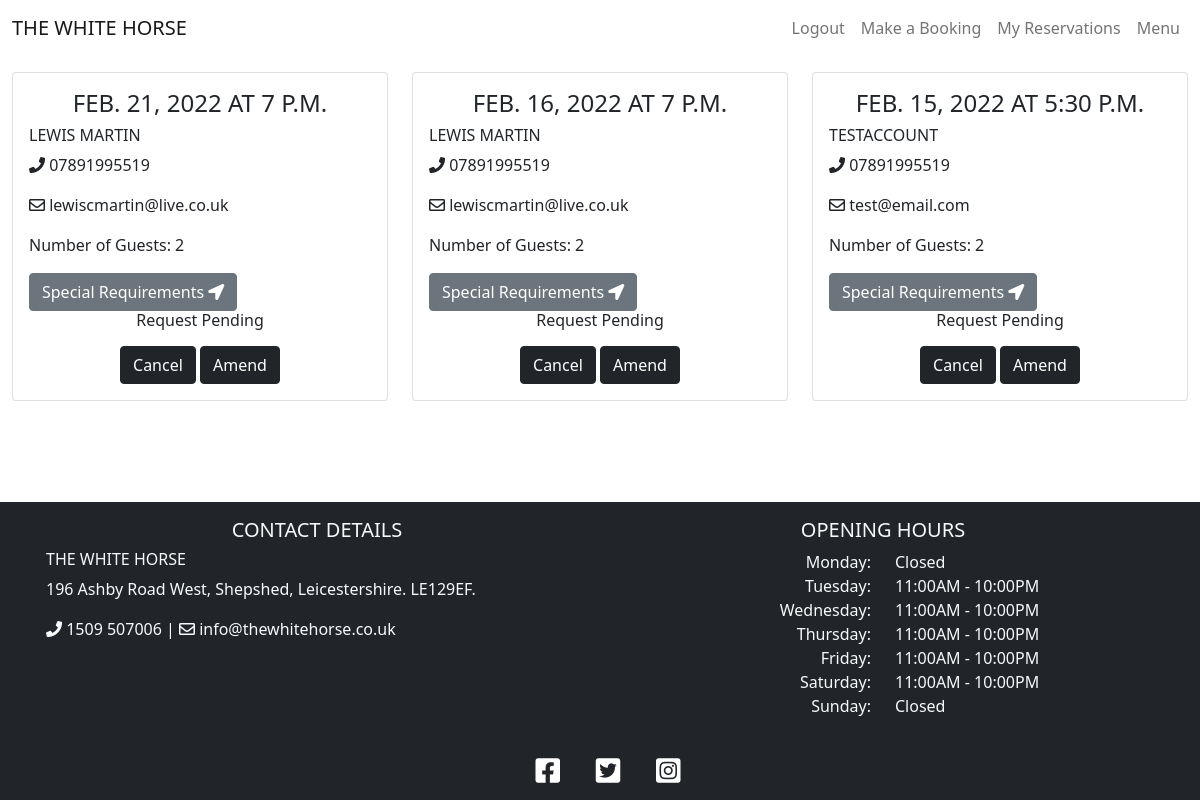
/reservations (signed in), run on an earlier commit of the app's database.
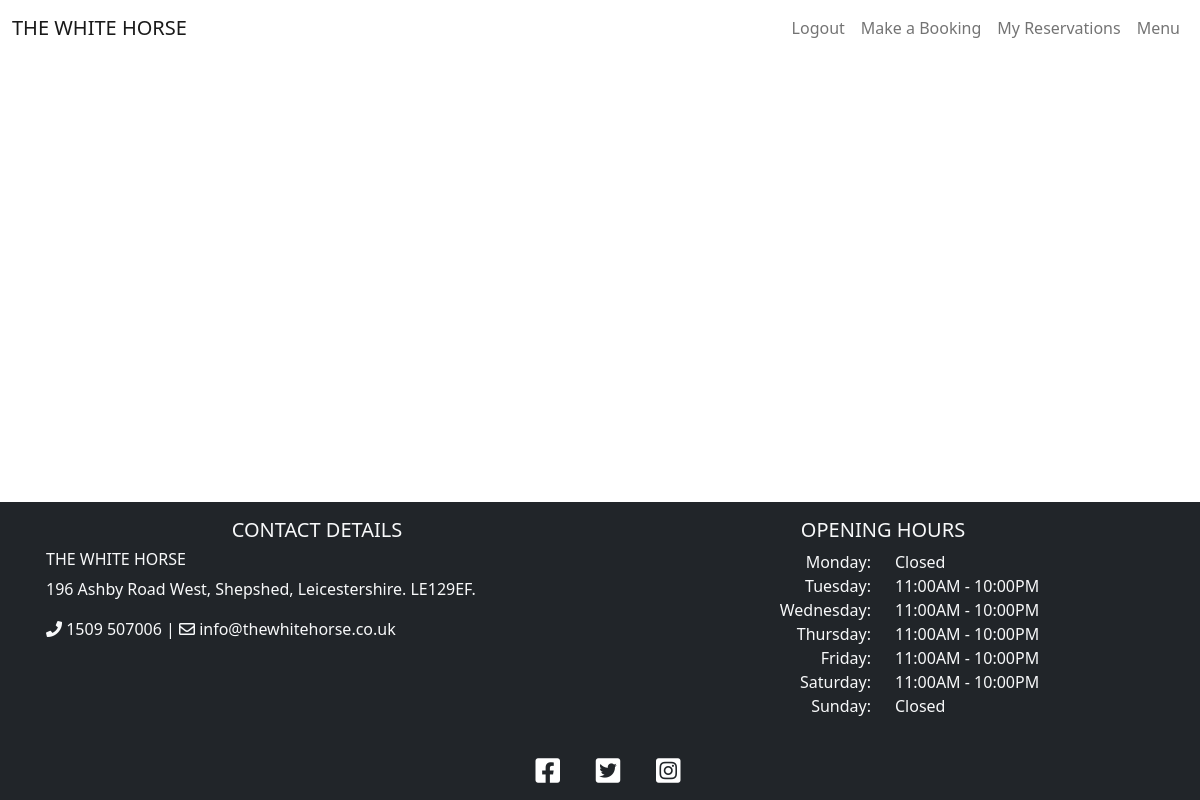
And on a later commit of the database.
### booking/models.py (models this page shows, shortened)
class Booking(models.Model):
    user = models.ForeignKey(User, on_delete=models.CASCADE)
    lead = models.CharField(max_length=200, blank=False)
    email = models.CharField(max_length=200, blank=False)
    phoneNumberRegex = RegexValidator(regex=r'^\+?1?\d{9,15}$')
    mobile = models.CharField(validators=[phoneNumberRegex], max_length=16, blank=False)
    date = models.DateField(blank=False)
    time = models.TimeField(blank=False)
    notes = models.TextField(max_length=200)
    guests = models.PositiveIntegerField(blank=False)
    status = models.IntegerField(choices=STATUS, default=0)
    class Meta:
        ordering = ['-date']

### booking/views.py (the view)
# urls.py: path('reservations', views.ReservationList.as_view(), name='reservations'),
class ReservationList(generic.ListView):
    model = Booking
    def get(self, request, *args, **kwargs):
        reservations = Booking.objects.filter(user=request.user)
        return render(
            request, 'reservations.html',
            {
                'reservations': reservations,
            },
        )

### templates/reservations.html (shortened to what this page needs)
{% extends "base.html" %}
{% block content %}
<div class="container-fluid mb-3">
    <div class="row">
        <div class="col-12 mt-3 left">
            <div class="row">
                {% for reservation in reservations %}
                <div class="col-md-4">
                    <div class="card mb-4">
                        <div class="card-body">
                            <h4 class='card-title text-uppercase text-center'>{{ reservation.date }} at
                                {{ reservation.time }}</h4>
                            <h6 class="text-uppercase">{{ reservation.lead }}</h6>
                            <div class='card-text'>
                                <p><i class="fas fa-phone"></i> {{ reservation.mobile }}</p>
                                <p><i class="far fa-envelope"></i> {{ reservation.email }}</p>
                                <p>Number of Guests: {{ reservation.guests }}</p>
                                <button data-bs-toggle='modal' data-bs-target='#notes' class="btn btn-secondary">Special
                                    Requirements <i class="fas fa-location-arrow"></i></button>
                                <div class='text-center h6'>
                                    {% if reservation.status == 1 %}
                                    <p>Reservation Accepted</p>
                                    {% elif reservation.status == 2 %}
                                    <p>Reservation Declined</p>
                                    {% else %}
                                    <p>Request Pending</p>
                                    {% endif %}
                                </div>
                            </div>
                            <div class='text-center'>
                                <a href="/cancel/{{ reservation.id }}"><button class="btn btn-dark">Cancel</button></a>
                                <a href="/amend/{{ reservation.id }}"><button class="btn btn-dark">Amend</button></a>
                            </div>
                        </div>
                    </div>
                </div>
                {% if forloop.counter|divisibleby:3  %}
            </div>
                <div class="row">
                    {% endif %}
                    {% endfor %}
                </div>
        </div>
    </div>
</div>
{% endblock %}

### templates/base.html (shortened to what this page needs)
{% load static %}
<!DOCTYPE html>
<html lang="en">
<head>
    <link rel="stylesheet" href="https://cdnjs.cloudflare.com/ajax/libs/font-awesome/5.15.3/css/all.min.css">
    <link href="https://cdn.jsdelivr.net/npm/bootstrap@5.0.1/dist/css/bootstrap.min.css" rel="stylesheet"
>
    <link rel="stylesheet" href="{% static 'css/style.css' %}">
</head>
<body class="site">
    <header>
        <nav class="navbar sticky-top navbar-expand-lg navbar-light">
            <div class="container-fluid">
                <a class="navbar-brand text-uppercase" href="{% url 'index' %}">The White Horse</a>
                <div class="collapse navbar-collapse" id="navbarNav">
                    <ul class="navbar-nav ms-auto">
                        {% if user.is_authenticated %}
                        <li class="nav-item">
                            <a class="nav-link" href="{% url 'account_logout' %}">Logout</a>
                        </li>
                        {% endif %}
                        {% if user.is_authenticated %}
                        <li class="nav-item">
                            <a class="nav-link" href="{% url 'booking' %}">Make a Booking</a>
                        </li>
                        <li class="nav-item">
                            <a class="nav-link" href="{% url 'reservations' %}">My Reservations</a>
                        </li>
                        {% else %}
                        <li class="nav-item">
                            <a class="nav-link" href="{% url 'account_signup' %}">Make a Booking</a>
                        </li>
                        {% endif %}
                        <li class="nav-item">
                            <a class="nav-link" href="#">Menu</a>
                        </li>
                    </ul>
                </div>
            </div>
        </nav>
    </header>
    <main class="site-content">
        {% block content %}
        {% endblock content %}
    </main>
    <footer class="footer bg-dark text-light text-lg-start text-center">
        <div class="container p-3">
            <div class="row">
                <div class="col-lg-6 col-md-12 mb-4 mb-md-0">
                    <h5 class="text-uppercase text-center">Contact Details</h5>
                    <h6 class="text-uppercase">The White Horse</h6>
                    <p>
                        196 Ashby Road West, Shepshed, Leicestershire. LE129EF.
                    </p>
                    <p>
                        <i class="fas fa-phone"></i> 1509 507006 | <i class="far fa-envelope"></i> info@thewhitehorse.co.uk
                    </p>
                </div>
                <div class="col-lg-6 col-md-12 mb-4 mb-md-0">
                    <h5 class="text-uppercase text-center">Opening Hours</h5>
                    <div class="row">
                        <div class="col">
                            <ul class="text-lg-end text-center list-unstyled">
                                <li>
                                    Monday:
                                </li>
                                <li>
                                    Tuesday:
                                </li>
                                <li>
                                    Wednesday:
                                </li>
                                <li>
                                    Thursday:
                                </li>
                                <li>
                                    Friday:
                                </li>
                                <li>
                                    Saturday:
                                </li>
                                <li>
                                    Sunday:
                                </li>
                            </ul>
                        </div>
                        <div class="col">
                            <ul class="list-unstyled">
                                <li>
                                    Closed
                                </li>
                                <li>
                                    11:00AM - 10:00PM
                                </li>
                                <li>
                                    11:00AM - 10:00PM
                                </li>
                                <li>
                                    11:00AM - 10:00PM
                                </li>
                                <li>
                                    11:00AM - 10:00PM
                                </li>
                                <li>
                                    11:00AM - 10:00PM
                                </li>
                                <li>
                                    Closed
                                </li>
                            </ul>
                        </div>
                    </div>
                </div>
            </div>
        </div>
        <div class="text-center">
            <a href="https://en-gb.facebook.com/" target="_blank" rel="noopener" class="badge badge-light"
                aria-label="visit our Facebook page (opens in a new tab)"><i
                    class="fab fa-facebook-square ms-3 h3"></i></a>
            <a href="https://twitter.com/" target="_blank" rel="noopener" class="badge badge-light"
                aria-label="visit our Twitter page (opens in a new tab)"><i
                    class="fab fa-twitter-square ms-3 h3"></i></a>
            <a href="https://www.instagram.com/" target="_blank" rel="noopener" class="badge badge-light"
                aria-label="visit our Instagram page (opens in a new tab)"><i
                    class="fab fa-instagram-square ms-3 h3"></i></a>
        </div>
    </footer>
</body>
</html>

### static/css/style.css (style rules this page uses)
body { background-color: white; }
header { background-color: white; }
.site { display: flex; min-height: 100vh; flex-direction: column; }
.site-content { flex: 1; width: 100%; height: 100%; }

What changed in the data, as far as the page shows it:
removed Booking: date "FEB. 21, 2022", time "7 P.M.", lead "LEWIS MARTIN", mobile "07891995519", email "lewiscmartin@live.co.uk", guests "2", status "Request Pending"
removed Booking: date "FEB. 16, 2022", time "7 P.M.", lead "LEWIS MARTIN", mobile "07891995519", email "lewiscmartin@live.co.uk", guests "2", status "Request Pending"
removed Booking: date "FEB. 15, 2022", time "5:30 P.M.", lead "TESTACCOUNT", mobile "07891995519", email "test@email.com", guests "2", status "Request Pending"
